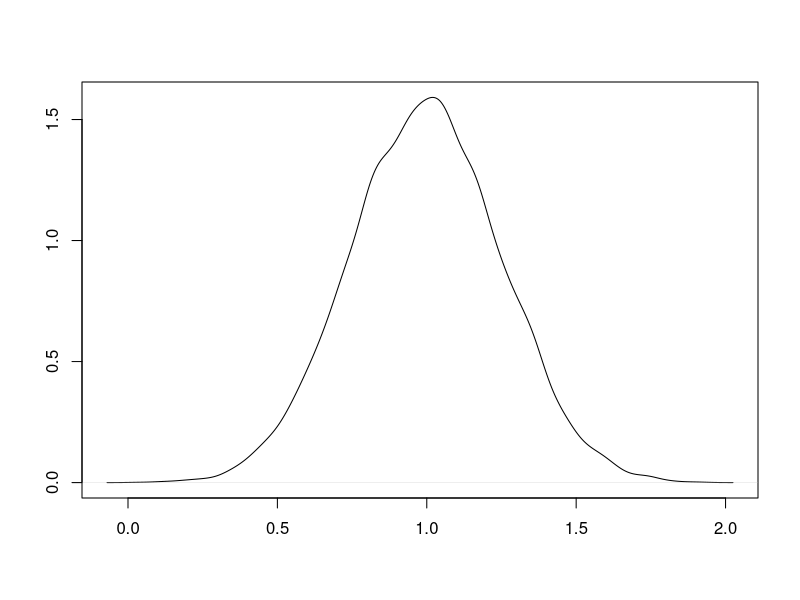
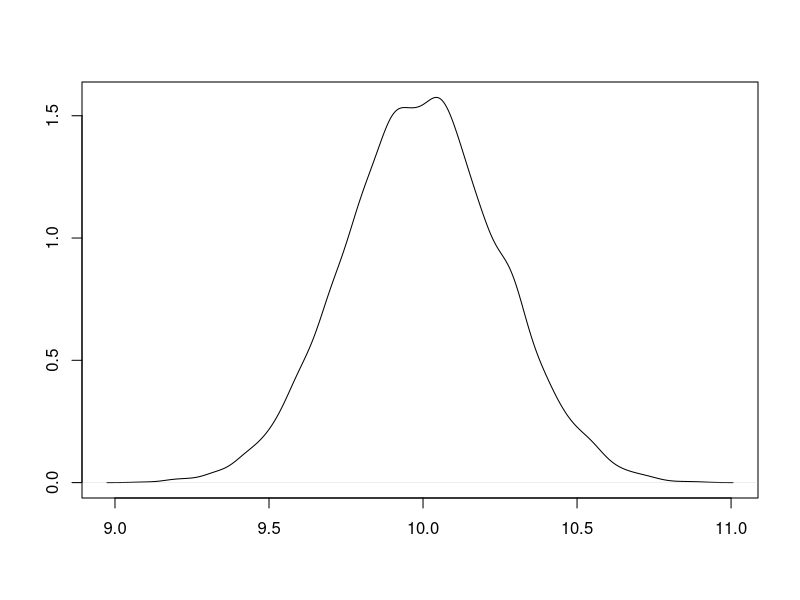
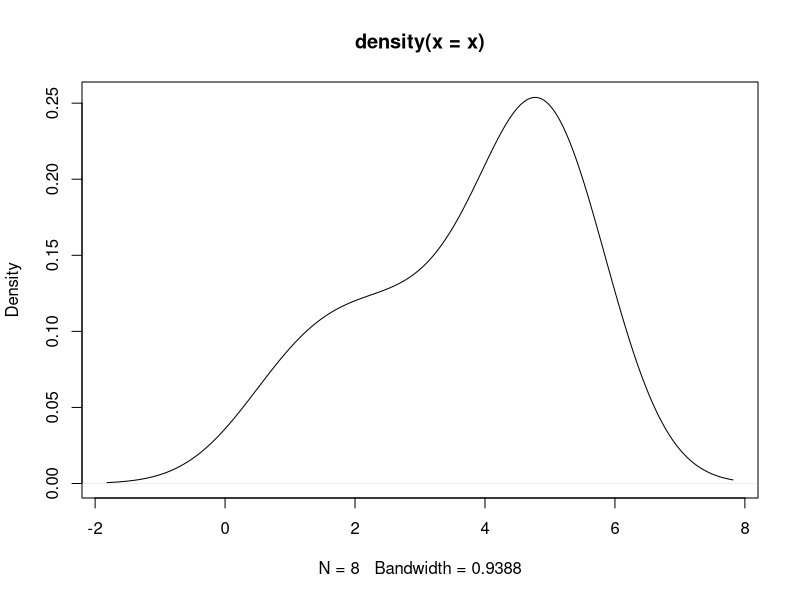

Here is the R script that generated these plots, in order:
## ---- chunk 1

x<-rnorm(n=10000, mean=1, sd=.25)
plot(density(x), type='l', main='', ylab='', xlab='')
## ---- chunk 2
z<-rnorm(n=10000, mean=10, sd=.25)
plot(density(z), type='l', main='', ylab='', xlab='')
## ---- chunk 3

x <- c(1, 2, 3, 4, 5, 5, 5, 5)
plot(density(x), type = 'l')
## ---- chunk 4
name <- "madeline"
## ---- chunk 5
print("Join the riot")
## ---- chunk 6
print("Potatos have no bones")
